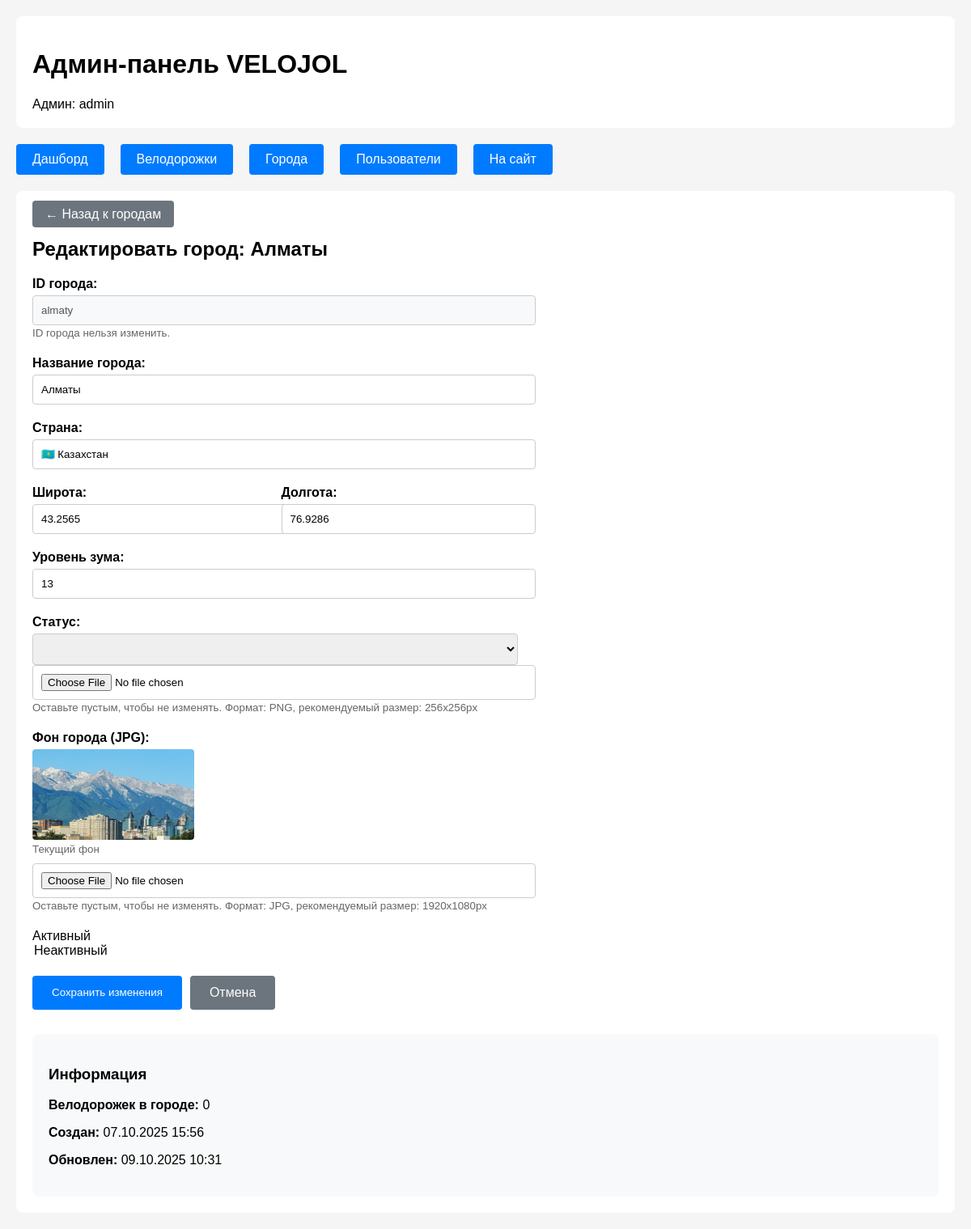
/admin/cities/1/edit (signed in), run on the app's committed database.
### app/models/user.py (models this page shows, shortened)
class User(UserMixin, db.Model):
    __tablename__ = 'users'
    id = db.Column(db.Integer, primary_key=True)
    email = db.Column(db.String(120), unique=True, nullable=False, index=True)
    password_hash = db.Column(db.String(128), nullable=False)
    nickname = db.Column(db.String(64), unique=True, nullable=False, index=True)
    is_admin = db.Column(db.Boolean, default=False, nullable=False)
    is_banned = db.Column(db.Boolean, default=False, nullable=False)
    ban_reason = db.Column(db.Text, nullable=True)
    manual_score = db.Column(db.Integer, default=0, nullable=False)  # Баллы от админа
    banned_at = db.Column(db.DateTime, nullable=True)
    banned_by = db.Column(db.Integer, db.ForeignKey('users.id'), nullable=True)
    avatar_url = db.Column(db.String(256))
    strava_url = db.Column(db.String(256))
    komoot_url = db.Column(db.String(256))
    telegram_url = db.Column(db.String(256))
    instagram_url = db.Column(db.String(256))
    created_at = db.Column(db.DateTime, default=lambda: datetime.now(timezone.utc), nullable=False)
    updated_at = db.Column(db.DateTime, default=lambda: datetime.now(timezone.utc), onupdate=lambda: datetime.now(timezone.utc))
    bikelanes = db.relationship('BikeLane', foreign_keys='BikeLane.user_id', backref='author', lazy='dynamic')
    notifications = db.relationship('Notification', backref='user', lazy='dynamic')

### app/models/city.py (models this page shows, shortened)
class City(db.Model):
    __tablename__ = 'cities'
    id = db.Column(db.Integer, primary_key=True)
    city_id = db.Column(db.String(50), unique=True, nullable=False)
    name = db.Column(db.String(100), nullable=False)
    country = db.Column(db.String(100), nullable=False)
    distance = db.Column(db.Integer, default=0)  # километры велодорожек (кэш)
    rating = db.Column(db.Float, default=0.0)  # рейтинг города (кэш)
    coords_lat = db.Column(db.Float, nullable=False)
    coords_lng = db.Column(db.Float, nullable=False)
    zoom = db.Column(db.Integer, default=12)
    coat_of_arms = db.Column(db.String(256), nullable=True)
    background_image = db.Column(db.String(256), nullable=True)
    status = db.Column(db.String(20), default='active')
    created_at = db.Column(db.DateTime, default=datetime.utcnow)
    updated_at = db.Column(db.DateTime, default=datetime.utcnow, onupdate=datetime.utcnow)
    bikelanes = db.relationship('BikeLane', backref='city_obj', lazy=True)

### app/routes/admin/cities.py (the view, shortened to what this page needs)
@bp.route('/cities/<int:city_id>/edit', methods=['GET', 'POST'])
@admin_required
def edit_city(city_id):
    city = City.query.get_or_404(city_id)
    if request.method == 'GET':
        form_data = {
            'city_id': city.city_id,
            'name': city.name,
            'country': city.country,
            'coords_lat': city.coords_lat,
            'coords_lng': city.coords_lng,
            'zoom': city.zoom,
            'status': city.status
        }
        return render_template('admin/edit_city.html', city=city, form_data=form_data)

### app/routes/admin/__init__.py (called while the page is built)
def admin_required(f):
    @wraps(f)
    @login_required
    def decorated_function(*args, **kwargs):
        if not current_user.is_admin:
            return redirect(url_for('main.index'))
        return f(*args, **kwargs)
    return decorated_function

### app/templates/admin/edit_city.html (shortened to what this page needs)
{% extends "admin/base.html" %}
{% block content %}
<div style="margin-bottom: 20px;">
    <a href="{{ url_for('admin.cities') }}" style="background: #6c757d; color: white; padding: 8px 16px; text-decoration: none; border-radius: 4px;">
        ← Назад к городам
    </a>
</div>
<h2>Редактировать город: {{ city.name }}</h2>
<form method="post" enctype="multipart/form-data" style="max-width: 600px;">
    <div style="margin-bottom: 20px;">
        <label style="display: block; margin-bottom: 5px; font-weight: bold;">ID города:</label>
        <input type="text" value="{{ city.city_id }}" disabled
               style="width: 100%; padding: 10px; border: 1px solid #ccc; border-radius: 4px; background: #f8f9fa;">
        <small style="color: #666;">ID города нельзя изменить.</small>
    </div>
    <div style="margin-bottom: 20px;">
        <label style="display: block; margin-bottom: 5px; font-weight: bold;">Название города:</label>
        <input type="text" name="name" value="{{ form_data.name or city.name }}" required
               style="width: 100%; padding: 10px; border: 1px solid #ccc; border-radius: 4px;">
    </div>
    <div style="margin-bottom: 20px;">
        <label style="display: block; margin-bottom: 5px; font-weight: bold;">Страна:</label>
        <input type="text" name="country" value="{{ form_data.country or city.country }}" required
               style="width: 100%; padding: 10px; border: 1px solid #ccc; border-radius: 4px;">
    </div>
    <div style="display: grid; grid-template-columns: 1fr 1fr; gap: 15px; margin-bottom: 20px;">
        <div>
            <label style="display: block; margin-bottom: 5px; font-weight: bold;">Широта:</label>
            <input type="number" step="any" name="coords_lat" value="{{ form_data.coords_lat or city.coords_lat }}" required
                   style="width: 100%; padding: 10px; border: 1px solid #ccc; border-radius: 4px;">
        </div>
        <div>
            <label style="display: block; margin-bottom: 5px; font-weight: bold;">Долгота:</label>
            <input type="number" step="any" name="coords_lng" value="{{ form_data.coords_lng or city.coords_lng }}" required
                   style="width: 100%; padding: 10px; border: 1px solid #ccc; border-radius: 4px;">
        </div>
    </div>
    <div style="margin-bottom: 20px;">
        <label style="display: block; margin-bottom: 5px; font-weight: bold;">Уровень зума:</label>
        <input type="number" name="zoom" value="{{ form_data.zoom or city.zoom }}" min="8" max="18"
               style="width: 100%; padding: 10px; border: 1px solid #ccc; border-radius: 4px;">
    </div>
    <div style="margin-bottom: 20px;">
        <label style="display: block; margin-bottom: 5px; font-weight: bold;">Статус:</label>
        <select name="status" style="width: 100%; padding: 10px; border: 1px solid #ccc; border-radius: 4px;">
    </div>
    <div style="margin-bottom: 20px;">
        <input type="file" name="coat_of_arms" accept=".png"
               style="width: 100%; padding: 10px; border: 1px solid #ccc; border-radius: 4px;">
        <small style="color: #666;">Оставьте пустым, чтобы не изменять. Формат: PNG, рекомендуемый размер: 256x256px</small>
    </div>
    <div style="margin-bottom: 20px;">
        <label style="display: block; margin-bottom: 5px; font-weight: bold;">Фон города (JPG):</label>
        {% if city.background_image %}
            <div style="margin-bottom: 10px;">
                <img src="{{ url_for('static', filename=city.background_image) }}" alt="Текущий фон" style="width: 200px; height: 112px; object-fit: cover; border-radius: 4px;">
                <small style="display: block; color: #666;">Текущий фон</small>
            </div>
        {% endif %}
        <input type="file" name="background_image" accept=".jpg,.jpeg"
               style="width: 100%; padding: 10px; border: 1px solid #ccc; border-radius: 4px;">
        <small style="color: #666;">Оставьте пустым, чтобы не изменять. Формат: JPG, рекомендуемый размер: 1920x1080px</small>
    </div>
    <div style="margin-bottom: 20px;
            <option value="active" {% if (form_data.status or city.status) == 'active' %}selected{% endif %}>Активный</option>
            <option value="inactive" {% if (form_data.status or city.status) == 'inactive' %}selected{% endif %}>Неактивный</option>
    </div>
    <div style="display: flex; gap: 10px;">
        <button type="submit" style="background: #007bff; color: white; border: none; padding: 12px 24px; border-radius: 4px; cursor: pointer;">
            Сохранить изменения
        </button>
        <a href="{{ url_for('admin.cities') }}"
           style="background: #6c757d; color: white; padding: 12px 24px; text-decoration: none; border-radius: 4px;">
            Отмена
        </a>
    </div>
</form>
<div style="margin-top: 30px; padding: 20px; background: #f8f9fa; border-radius: 8px;">
    <h3>Информация</h3>
    <p><strong>Велодорожек в городе:</strong> {{ city.bikelanes|length }}</p>
    <p><strong>Создан:</strong> {{ city.created_at.strftime('%d.%m.%Y %H:%M') }}</p>
    <p><strong>Обновлен:</strong> {{ city.updated_at.strftime('%d.%m.%Y %H:%M') }}</p>
</div>
{% endblock %}

### app/templates/admin/base.html (shortened to what this page needs)
<!DOCTYPE html>
<html lang="ru">
<head>
    <link rel="stylesheet" href="https://unpkg.com/leaflet@1.9.4/dist/leaflet.css" />
</head>
<body>
    <div class="header">
        <h1>Админ-панель VELOJOL</h1>
        <span>Админ: {{ current_user.nickname }}</span>
    </div>
    <nav class="nav">
        <a href="{{ url_for('admin.dashboard') }}">Дашборд</a>
        <a href="{{ url_for('admin.bikelanes') }}">Велодорожки</a>
        <a href="{{ url_for('admin.cities') }}">Города</a>
        <a href="{{ url_for('admin.users') }}">Пользователи</a>
        <a href="{{ url_for('main.index') }}">На сайт</a>
    </nav>
    <div class="content">
        {% block content %}{% endblock %}
    </div>
</body>
</html>

### app/templates/admin/base.html (style rules this page uses)
body { font-family: Arial, sans-serif; margin: 0; padding: 20px; background: #f5f5f5; }
.header { background: white; padding: 20px; margin-bottom: 20px; border-radius: 8px; }
.nav { display: flex; gap: 20px; margin-bottom: 20px; }
.nav a { padding: 10px 20px; background: #007bff; color: white; text-decoration: none; border-radius: 4px; }
.content { background: white; padding: 20px; border-radius: 8px; }

### data on the page
User: nickname "admin"
City: name "Алматы", city_id "almaty", country "🇰🇿 Казахстан", coords_lat "43.2565", coords_lng "76.9286", background_image (picture), created_at "07.10.2025 15:56", updated_at "09.10.2025 10:31"

### other printed values
{{ city.bikelanes|length }} "0"
